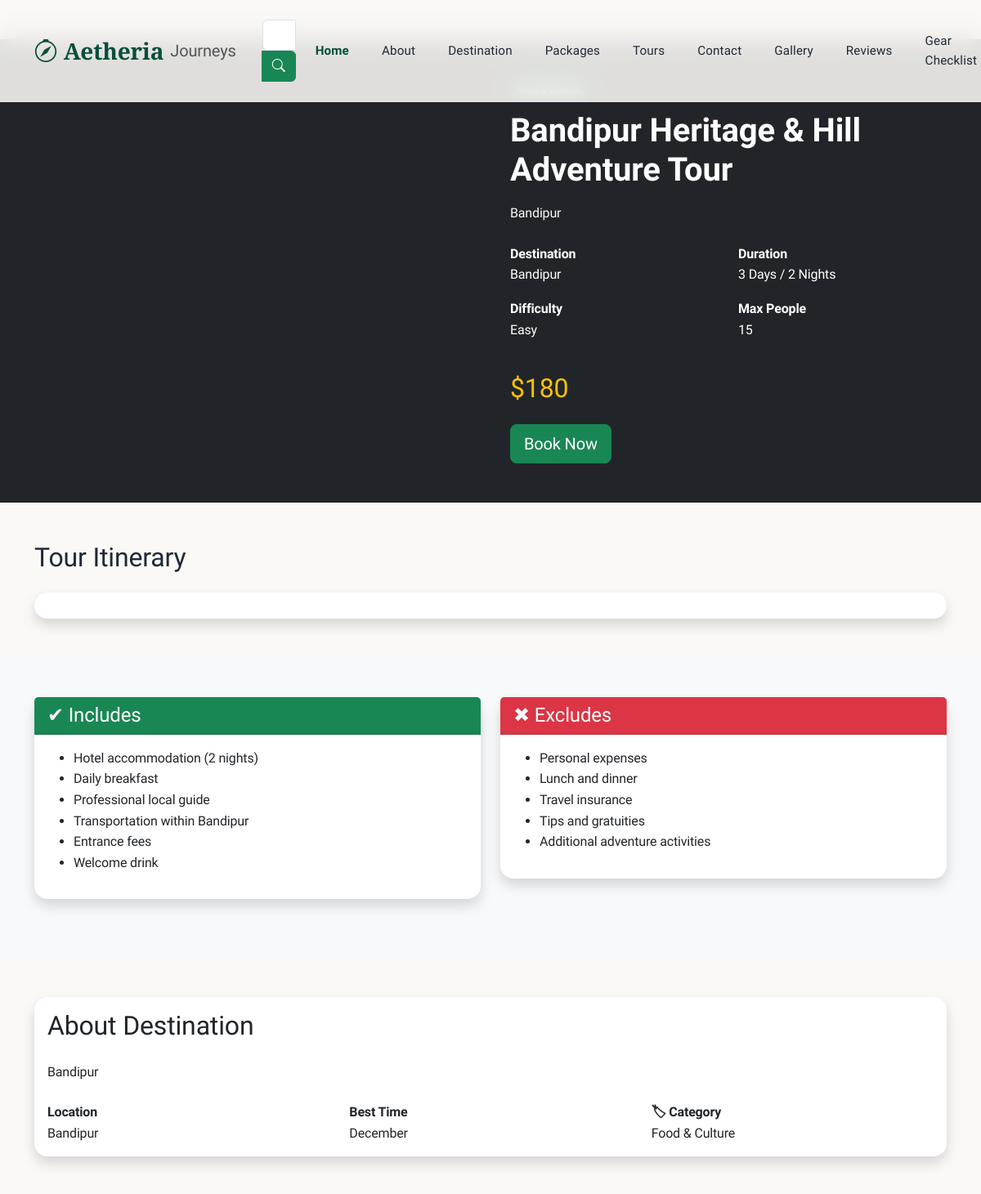
/tour_detail/1/ (upper part), run on an earlier commit of the app's database.
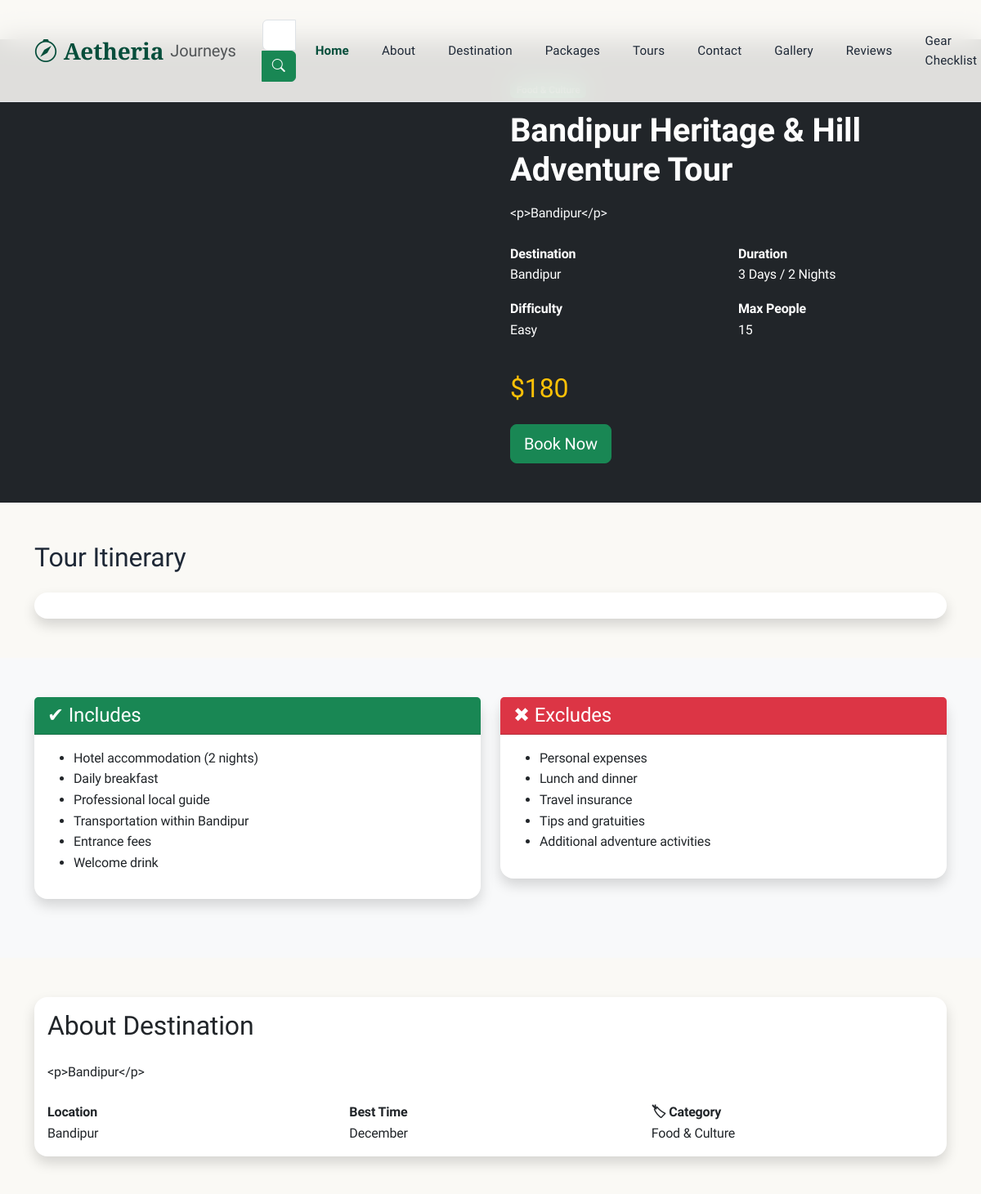
And on a later commit of the database.
### adminpage/models.py (models this page shows, shortened)
class Tour(models.Model):
    name = models.CharField(max_length=100)
    start_date = models.DateField()
    duration = models.CharField(max_length=50, blank=True, null=True)
    package = models.ForeignKey(Package, on_delete=models.CASCADE, null=True,blank=True)
    image = models.FileField(upload_to="tours/", blank=True, null=True)
    description = models.TextField(blank=True, null=True)
    bookings = models.ManyToManyField(Booking, related_name="tours")
    created_at = models.DateTimeField(auto_now_add=True, blank=True, null=True)
    updated_at = models.DateTimeField(auto_now=True)

class Package(models.Model):
    title = models.CharField(max_length=230)
    destination= models.ForeignKey(Destination,on_delete=models.CASCADE)
    duration = models.CharField(max_length=30)
    difficulty = models.CharField(max_length=30)
    price = models.IntegerField()
    max_people = models.IntegerField()
    itinerary = CKEditor5Field("Itinerary", config_name="default", blank=True, null=True)
    includes = CKEditor5Field("Includes", config_name="default")
    excludes = CKEditor5Field("Excludes", config_name="default")
    featured_image = models.FileField(upload_to="packages/")

class Destination(models.Model):
    name = models.CharField(max_length=100)
    description = CKEditor5Field("Description", config_name="default")
    category = models.ForeignKey(Category, on_delete=models.CASCADE)
    created_at = models.DateTimeField(auto_now_add=True)
    location = models.CharField(max_length=150)
    image = models.FileField(upload_to="destination/")
    best_time_to_visit = models.CharField(max_length=200)
    latitude = models.DecimalField(max_digits=9, decimal_places=6, blank=True, null=True)
    longitude = models.DecimalField(max_digits=9, decimal_places=6, blank=True, null=True)

class Category(models.Model):
    name = models.CharField(max_length=100)
    description = models.TextField()
    created_at = models.DateTimeField(auto_now_add=True)
    updated_at = models.DateTimeField(auto_now=True)

### userpage/views.py (the view)
# urls.py: path('tour_detail/<int:tour_id>/', tour_detail, name='tour_detail'),
def tour_detail(request, tour_id):
    tour = get_object_or_404(Tour, id=tour_id)
    context = {
        'tour': tour,
    }
    return render(request, 'userpage/tour_detail.html', context)

### userpage/templates/userpage/tour_detail.html (shortened to what this page needs)
{% extends 'userpage/base.html' %}
{% load static %}
{% block content %}
<section class="py-5 bg-dark text-white">
    <div class="container">
        <div class="row align-items-center g-5">
            <div class="col-lg-6">
            </div>
            <div class="col-lg-6">
                <span class="badge bg-success mb-3">
                </span>
                <h1 class="fw-bold mb-3">
                    {{ tour.package.title }}
                </h1>
                <p class="text-light">
                    {{ tour.package.destination.description }}
                </p>
                <div class="row mt-4">
                    <div class="col-6 mb-3">
                        <strong> Destination</strong><br>
                        {{ tour.package.destination.name }}
                    </div>
                    <div class="col-6 mb-3">
                        <strong> Duration</strong><br>
                        {{ tour.package.duration }}
                    </div>
                    <div class="col-6 mb-3">
                        <strong> Difficulty</strong><br>
                        {{ tour.package.difficulty }}
                    </div>
                    <div class="col-6 mb-3">
                        <strong> Max People</strong><br>
                        {{ tour.package.max_people }}
                    </div>
                </div>
                <h2 class="text-warning mt-4">
                    ${{ tour.package.price }}
                </h2>
                <a href="#"
                   class="btn btn-success btn-lg mt-3">
                    Book Now
                </a>
            </div>
        </div>
    </div>
</section>
<section class="py-5">
    <div class="container">
        <h2 class="mb-4">Tour Itinerary</h2>
        <div class="card shadow border-0 rounded-4">
            <div class="card-body">
            </div>
        </div>
    </div>
</section>
<section class="py-5 bg-light">
    <div class="container">
        <div class="row">
            <div class="col-lg-6">
                <div class="card border-0 shadow rounded-4 mb-4">
                    <div class="card-header bg-success text-white">
                        <h4 class="mb-0">
                            ✔ Includes
                        </h4>
                    </div>
                    <div class="card-body">
                        {{ tour.package.includes|safe }}
                    </div>
                </div>
            </div>
            <div class="col-lg-6">
                <div class="card border-0 shadow rounded-4">
                    <div class="card-header bg-danger text-white">
                        <h4 class="mb-0">
                            ✖ Excludes
                        </h4>
                    </div>
                    <div class="card-body">
                        {{ tour.package.excludes|safe }}
                    </div>
                </div>
            </div>
        </div>
    </div>
</section>
<section class="py-5">
    <div class="container">
        <div class="card border-0 shadow rounded-4">
            <div class="card-body">
                <h2 class="mb-4">
                    About Destination
                </h2>
                <p>
                    {{ tour.package.destination.description }}
                </p>
                <div class="row mt-4">
                    <div class="col-md-4">
                        <strong> Location</strong><br>
                        {{ tour.package.destination.location }}
                    </div>
                    <div class="col-md-4">
                        <strong> Best Time</strong><br>
                        {{ tour.package.destination.best_time_to_visit }}
                    </div>
                    <div class="col-md-4">
                        <strong>🏷 Category</strong><br>
                        {{ tour.package.destination.category.name }}
                    </div>
                </div>
            </div>
        </div>
    </div>
</section>
{% endblock %}

What changed in the data, as far as the page shows it:
changed through a linked row, Tour "Bandipur Heritage & Hill Adventure Tour": package.destination.description "Bandipur" → "<p>Bandipur</p>"
